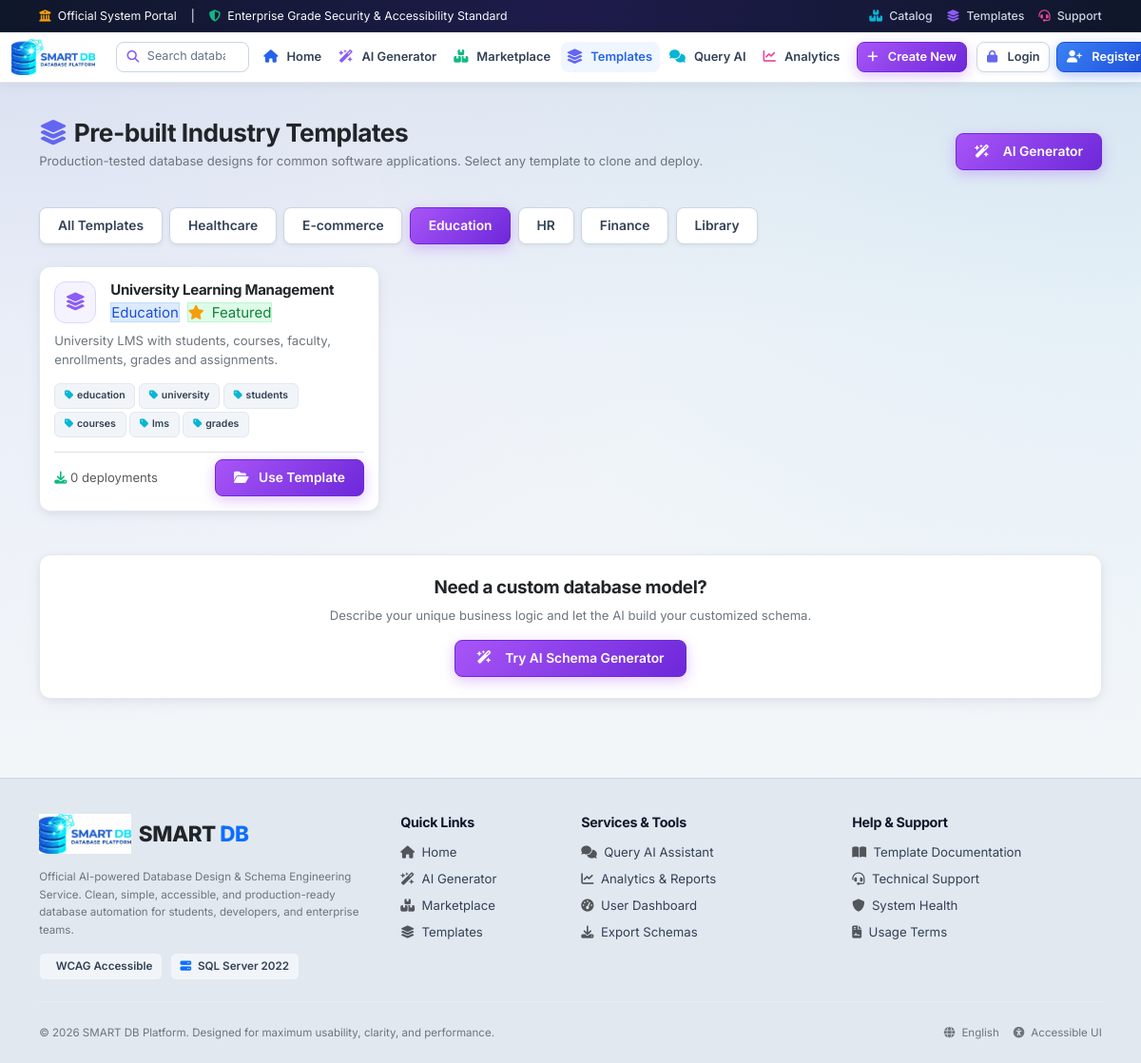
The page /templates?category=Education on the database its author committed.
### models.py (models this page shows, shortened)
class BaseModel(db.Model):
    __abstract__ = True

class IndustryTemplate(BaseModel):
    __tablename__   = 'industry_templates'
    id              = db.Column(db.Integer, primary_key=True)
    name            = db.Column(db.String(200), nullable=False)
    category        = db.Column(db.String(100), nullable=False)   # Healthcare, Finance, etc.
    description     = db.Column(db.Text, default='')
    icon            = db.Column(db.String(50), default='🗄️')
    sql_code        = db.Column(db.Text, nullable=False)
    er_diagram_mmd  = db.Column(db.Text, nullable=True)
    requirements    = db.Column(db.Text, default='')
    tags            = db.Column(db.String(500), default='')
    downloads       = db.Column(db.Integer, default=0)
    is_featured     = db.Column(db.Boolean, default=False)
    created_at      = db.Column(db.DateTime, default=_utcnow)

### blueprints/marketplace.py (the view)
@marketplace_bp.route('/templates')
def templates_page():
    category    = request.args.get('category', '').strip()
    templates_q = IndustryTemplate.query
    if category:
        templates_q = templates_q.filter_by(category=category)
    templates   = templates_q.order_by(IndustryTemplate.is_featured.desc(), IndustryTemplate.downloads.desc()).all()
    categories  = db.session.query(IndustryTemplate.category).distinct().all()
    categories  = [c[0] for c in categories if c[0]]
    return render_template('templates_page.html', templates=templates,
                           categories=categories, active_category=category)

### static/templates/templates_page.html (shortened to what this page needs)
{% extends "base.html" %}
{% block content %}
<div class="row mb-4 align-items-center">
    <div class="col-md-8">
        <h1 class="fw-bold text-dark mb-1 fs-3">
            <i class="fa-solid fa-layer-group text-icon-indigo me-2"></i>Pre-built Industry Templates
        </h1>
        <p class="text-secondary small">Production-tested database designs for common software applications. Select any template to clone and deploy.</p>
    </div>
    <div class="col-md-4 text-md-end">
        <a href="{{ url_for('generator.create_database') }}" class="btn btn-purple">
            <i class="fa-solid fa-wand-magic-sparkles me-2"></i> AI Generator
        </a>
    </div>
</div>
<div class="d-flex flex-wrap gap-2 mb-4">
    <a href="{{ url_for('marketplace.templates_page') }}"
       class="btn btn-sm {% if not active_category %}btn-purple{% else %}btn-outline-secondary{% endif %}">
        All Templates
    </a>
    {% for cat in categories %}
    <a href="{{ url_for('marketplace.templates_page', category=cat) }}"
       class="btn btn-sm {% if active_category == cat %}btn-purple{% else %}btn-outline-secondary{% endif %}">
        {{ cat }}
    </a>
    {% endfor %}
</div>
{% if templates %}
<div class="row g-4">
    {% for tmpl in templates %}
    <div class="col-md-6 col-lg-4">
        <div class="card shadow-sm h-100 p-3 d-flex flex-column">
            <div class="d-flex align-items-start gap-3 mb-2">
                <div class="icon-box icon-box-purple">
                    <i class="fa-solid {{ tmpl.icon if tmpl.icon and tmpl.icon.startswith('fa-') else 'fa-layer-group' }}"></i>
                </div>
                <div>
                    <h6 class="fw-bold text-dark mb-1">{{ tmpl.name }}</h6>
                    <span class="badge-blue">{{ tmpl.category }}</span>
                    {% if tmpl.is_featured %}
                    <span class="badge-green ms-1"><i class="fa-solid fa-star me-1 text-icon-amber"></i> Featured</span>
                    {% endif %}
                </div>
            </div>
            <p class="text-secondary small mb-3 flex-grow-1" style="line-height:1.5;">{{ tmpl.description }}</p>
            {% if tmpl.tags %}
            <div class="d-flex flex-wrap gap-1 mb-3">
                {% for tag in tmpl.tags.split(',') %}
                <span class="badge-gov" style="font-size:0.7rem;"><i class="fa-solid fa-tag me-1 text-icon-cyan"></i>{{ tag.strip() }}</span>
                {% endfor %}
            </div>
            {% endif %}
            <div class="d-flex align-items-center justify-content-between mt-auto pt-2 border-top">
                <small class="text-muted">
                    <i class="fa-solid fa-download me-1 text-icon-green"></i>{{ tmpl.downloads }} deployments
                </small>
                <a href="{{ url_for('marketplace.use_template', tmpl_id=tmpl.id) }}" class="btn btn-purple btn-sm">
                    <i class="fa-solid fa-folder-open me-1"></i> Use Template
                </a>
            </div>
        </div>
    </div>
    {% endfor %}
</div>
{% endif %}
<div class="card shadow-sm p-4 mt-5 text-center bg-light">
    <h5 class="fw-bold text-dark mb-2">Need a custom database model?</h5>
    <p class="text-secondary small mb-3">Describe your unique business logic and let the AI build your customized schema.</p>
    <div>
        <a href="{{ url_for('generator.create_database') }}" class="btn btn-purple px-4">
            <i class="fa-solid fa-wand-magic-sparkles me-2"></i> Try AI Schema Generator
        </a>
    </div>
</div>
{% endblock %}

### static/style.css (style rules this page uses)
:root { --bg-body: #F0F4F8; --bg-secondary: #E2E8F0; --bg-card: #FFFFFF; --bg-hover: #F8FAFC; --primary: #2563EB; --primary-hover: #1D4ED8; --primary-light: #EFF6FF; --purple: #8B5CF6; --purple-hover: #7C3AED; --purple-light: #F5F3FF; --emerald: #10B981; --emerald-hover: #059669; --emerald-light: #ECFDF5; --amber: #F59E0B; --amber-hover: #D97706; --amber-light: #FFFBEB; --rose: #F43F5E; --rose-hover: #E11D48; --rose-light: #FFF1F2; --cyan: #06B6D4; --cyan-hover: #0891B2; --cyan-light: #ECFEFF; --indigo: #6366F1; --indigo-hover: #4936E1; --indigo-light: #EEF2FF; --teal: #14B8A6; --teal-hover: #0D9488; --teal-light: #F0FDFA; --secondary: #475569; --secondary-hover: #334155; --success: #10B981; --success-light: #ECFDF5; --warning: #F59E0B; --warning-light: #FFFBEB; --danger: #F43F5E; --danger-light: #FFF1F2; --text-main: #0F172A; --text-secondary: #334155; --text-muted: #64748B; --border-light: #E2E8F0; --border-medium: #CBD5E1; --radius-sm: 8px; --radius-md: 12px; --radius-lg: 16px; --shadow-sm: 0 2px 4px 0 rgba(15, 23, 42, 0.05); --shadow-md: 0 4px 16px -2px rgba(15, 23, 42, 0.08), 0 2px 6px -1px rgba(15, 23, 42, 0.04); --shadow-lg: 0 12px 24px -4px rgba(15, 23, 42, 0.12), 0 4px 8px -2px rgba(15, 23, 42, 0.06); --font-sans: 'Inter', system-ui, -apple-system, BlinkMacSystemFont, 'Segoe UI', Roboto, sans-serif; --font-mono: 'JetBrains Mono', monospace; --transition: all 0.22s cubic-bezier(0.4, 0, 0.2, 1); }
*, *::before, *::after { box-sizing: border-box; }
html, body { background-color: var(--bg-body); background-image: radial-gradient(at 0% 0%, rgba(99, 102, 241, 0.08) 0px, transparent 50%), radial-gradient(at 100% 0%, rgba(14, 165, 233, 0.08) 0px, transparent 50%), linear-gradient(180deg, #E2E8F0 0px, #F0F4F8 350px, #F4F7FA 100%); color: var(--text-main); font-family: var(--font-sans); min-height: 100vh; margin: 0; padding: 0; font-size: 15px; line-height: 1.6; -webkit-font-smoothing: antialiased; }
a { color: var(--primary); text-decoration: none; transition: var(--transition); }
h1, h2, h3, h4, h5, h6 { color: #0F172A; font-weight: 700; letter-spacing: -0.02em; }
h1 { font-size: 2.1rem; }
.btn { font-weight: 600; padding: 0.55rem 1.25rem; border-radius: var(--radius-sm); display: inline-flex; align-items: center; justify-content: center; gap: 0.45rem; font-size: 0.92rem; transition: var(--transition); box-shadow: var(--shadow-sm); position: relative; overflow: hidden; }
.btn i { transition: transform 0.2s ease; }
.btn-purple, .glow-btn-purple { background: linear-gradient(135deg, #A855F7 0%, #6D28D9 100%) !important; border: 1px solid #6D28D9 !important; color: #FFFFFF !important; box-shadow: 0 4px 14px rgba(168, 85, 247, 0.35) !important; }
.btn-secondary, .btn-outline-secondary { background-color: #FFFFFF !important; border: 1px solid var(--border-medium) !important; color: var(--text-secondary) !important; }
.icon-box { width: 44px; height: 44px; border-radius: var(--radius-md); display: inline-flex; align-items: center; justify-content: center; font-size: 1.25rem; flex-shrink: 0; transition: var(--transition); }
.icon-box-purple { background-color: #F5F3FF; color: #8B5CF6; border: 1px solid #DDD6FE; }
.text-icon-green { color: #10B981 !important; }
.text-icon-amber { color: #F59E0B !important; }
.text-icon-cyan { color: #06B6D4 !important; }
.text-icon-indigo { color: #6366F1 !important; }
.card, .glass-panel, .feature-card, .schema-card { background-color: var(--bg-card) !important; border: 1px solid var(--border-light) !important; border-radius: var(--radius-md) !important; box-shadow: var(--shadow-md) !important; transition: var(--transition); }
.badge-tech, .badge-gov { background-color: #F1F5F9; color: var(--text-secondary); border: 1px solid var(--border-light); padding: 0.25rem 0.65rem; border-radius: 6px; font-size: 0.78rem; font-weight: 600; }
.badge-purple, .badge-blue { background-color: #DBEAFE; color: #1D4ED8; border: 1px solid #BFDBFE; }
.badge-green { background-color: #DCFCE7; color: #15803D; border: 1px solid #BBF7D0; }

### rows shown on the page
IndustryTemplate: category "Healthcare"
IndustryTemplate: category "E-commerce"
IndustryTemplate: category "Finance"
IndustryTemplate: category "Library"
IndustryTemplate: name "University Learning Management", category "Education", is_featured True (drawn), description "University LMS with students, courses, faculty, enrollments, grades and assignments.", strip "education" "university" "students" "courses" "lms" "grades", downloads "0"

### other values the page prints
{{ cat }} "Education" "HR"
